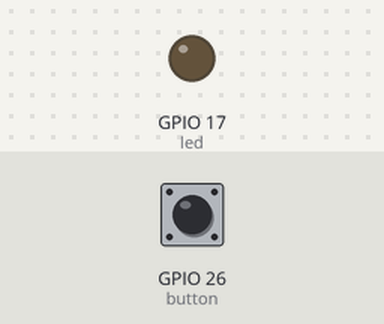
A program run on a simulated Raspberry Pi (BCM pin numbers). Shown: output pins drawn as LEDs (lit = HIGH). The test bench sets the inputs (shaded band); at power-on: GPIO 26 (button) HIGH.

Above: at 1.2 s.
1.3 s: GPIO 26 (button) pulled LOW for 0.15 s
At 1.37 s:
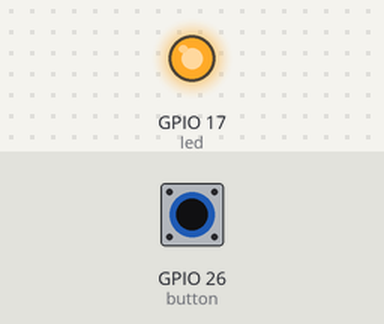
2.9 s: GPIO 26 (button) pulled LOW for 3.2 s
At 7.0 s:
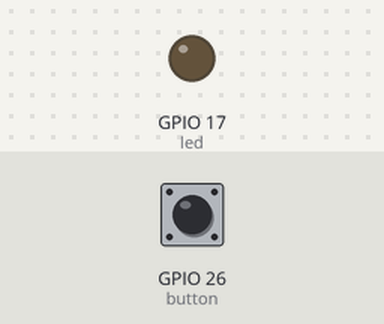
Timing chart, 0 to 8.5 s (numbered marks = the images above; inputs shaded):
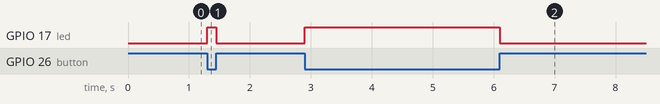

The program:

L02_ToggleLED.py
```python
from gpiozero import Button, LED

led = LED(17) # GPIO pin 17 is LED
button = Button(26) # GPIO pin 26 is Button

while True:
    if button.is_pressed: # 1 if pressed, 0 if not (boolean)
        led.on()
    else:
        led.off()
```

Measured:
- after the input at 1.3 s, GPIO 17 (led): LOW → HIGH at once, → LOW 0.15 s later
- after the input at 2.9 s, GPIO 17 (led): LOW → HIGH at once, → LOW 3.2 s later
